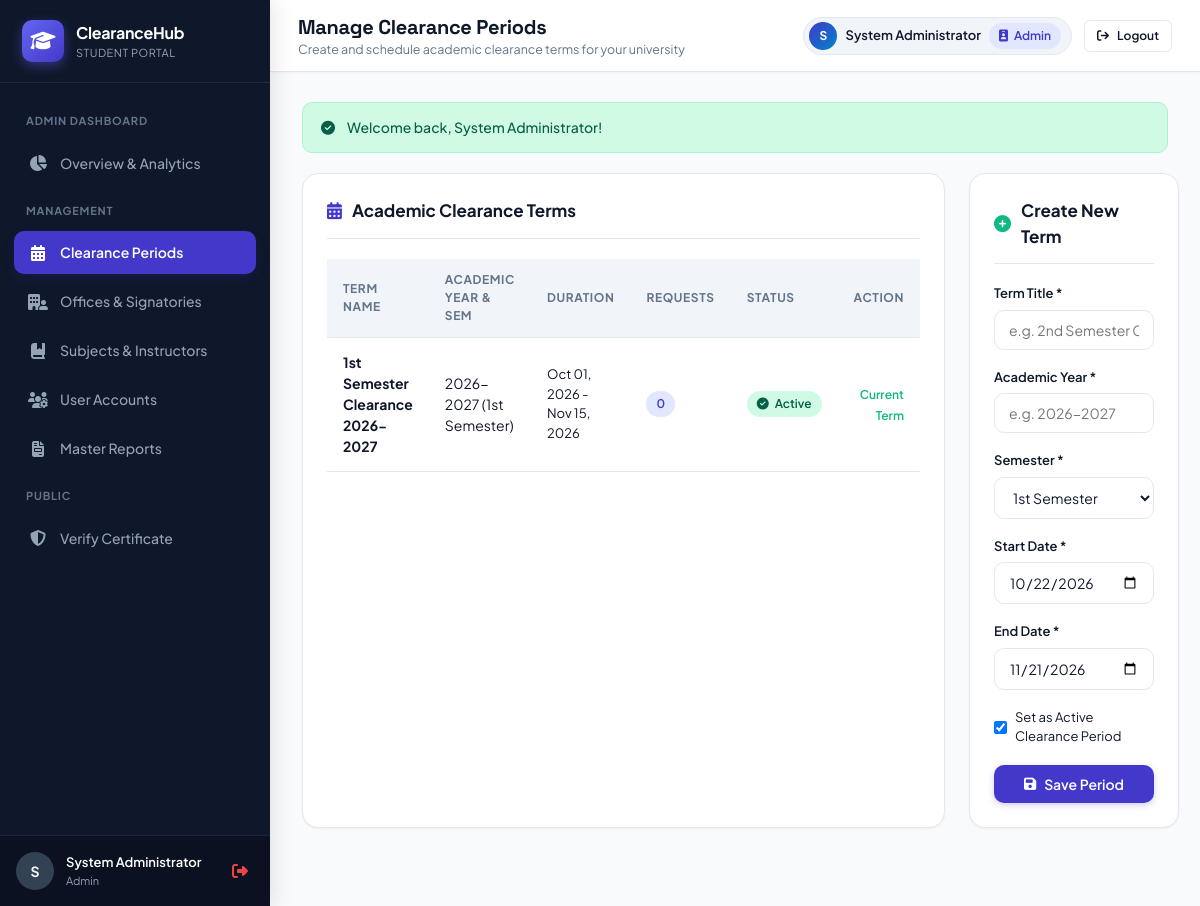
/admin/periods.php (signed in), run on the app's committed database.
### tables this page shows
CREATE TABLE `clearance_periods` (
  `id` INT AUTO_INCREMENT PRIMARY KEY,
  `name` VARCHAR(100) NOT NULL,
  `academic_year` VARCHAR(50) NOT NULL,
  `semester` VARCHAR(30) NOT NULL,
  `start_date` DATE NOT NULL,
  `end_date` DATE NOT NULL,
  `is_active` TINYINT(1) DEFAULT 0,
  `created_at` TIMESTAMP DEFAULT CURRENT_TIMESTAMP
);

### config/helpers.php (called while the page is built, shortened)
<?php
function e(?string $string): string {
    return htmlspecialchars($string ?? '', ENT_QUOTES, 'UTF-8');
}
function format_datetime(?string $datetime, string $format = 'M d, Y h:i A'): string {
    return date($format, strtotime($datetime));
}

### admin/periods.php (the view, shortened to what this page needs)
<?php
require_once __DIR__ . '/../config/db.php';
require_once __DIR__ . '/../config/helpers.php';
$periods = $pdo->query("
    SELECT cp.*, COUNT(cr.id) as request_count
    FROM clearance_periods cp
    LEFT JOIN clearance_requests cr ON cp.id = cr.period_id
    GROUP BY cp.id
    ORDER BY cp.id DESC
")->fetchAll();
include __DIR__ . '/../includes/header.php';
include __DIR__ . '/../includes/navbar.php';
?>
<div class="grid-2-1">
    <div class="card">
        <div class="card-header">
            <div class="card-title">
                <i class="fa-solid fa-calendar-days" style="color: var(--primary);"></i>
                <span>Academic Clearance Terms</span>
            </div>
        </div>
        <div class="table-responsive">
            <table class="table">
                <thead>
                    <tr>
                        <th>Term Name</th>
                        <th>Academic Year & Sem</th>
                        <th>Duration</th>
                        <th>Requests</th>
                        <th>Status</th>
                        <th style="text-align: right;">Action</th>
                    </tr>
                </thead>
                <tbody>
                    <?php foreach ($periods as $p): ?>
                        <tr>
                            <td><strong><?= e($p['name']) ?></strong></td>
                            <td><?= e($p['academic_year']) ?> (<?= e($p['semester']) ?>)</td>
                            <td style="font-size: 13px;">
                                <?= format_datetime($p['start_date'], 'M d, Y') ?> - <?= format_datetime($p['end_date'], 'M d, Y') ?>
                            </td>
                            <td><span class="badge badge-primary"><?= (int)$p['request_count'] ?></span></td>
                            <td>
                                <?php if ($p['is_active']): ?>
                                    <span class="badge badge-success"><i class="fa-solid fa-circle-check"></i> Active</span>
                                <?php else: ?>
                                    <span class="badge badge-warning">Inactive</span>
                                <?php endif; ?>
                            </td>
                            <td style="text-align: right;">
                                <?php if (!$p['is_active']): ?>
                                    <a href="?set_active=<?= $p['id'] ?>" class="btn btn-outline btn-sm" onclick="return confirm('Activate this clearance period?');">
                                        <i class="fa-solid fa-toggle-on"></i> Activate
                                    </a>
                                <?php else: ?>
                                    <span style="font-size: 12px; color: #10b981; font-weight: 600;">Current Term</span>
                                <?php endif; ?>
                            </td>
                        </tr>
                    <?php endforeach; ?>
                </tbody>
            </table>
        </div>
    </div>
    <div class="card">
        <div class="card-header">
            <div class="card-title">
                <i class="fa-solid fa-plus-circle" style="color: var(--success);"></i>
                <span>Create New Term</span>
            </div>
        </div>
        <form action="" method="POST">
            <div class="form-group">
                <label class="form-label" for="name">Term Title *</label>
                <input type="text" name="name" id="name" class="form-control" required placeholder="e.g. 2nd Semester Clearance 2026-2027">
            </div>
            <div class="form-group">
                <label class="form-label" for="academic_year">Academic Year *</label>
                <input type="text" name="academic_year" id="academic_year" class="form-control" required placeholder="e.g. 2026-2027">
            </div>
            <div class="form-group">
                <label class="form-label" for="semester">Semester *</label>
                <select name="semester" id="semester" class="form-control" required>
                    <option value="1st Semester">1st Semester</option>
                </select>
            </div>
            <div class="form-group">
                <label class="form-label" for="start_date">Start Date *</label>
                <input type="date" name="start_date" id="start_date" class="form-control" required value="<?= date('Y-m-d') ?>">
            </div>
            <div class="form-group">
                <label class="form-label" for="end_date">End Date *</label>
                <input type="date" name="end_date" id="end_date" class="form-control" required value="<?= date('Y-m-d', strtotime('+30 days')) ?>">
            </div>
            <div class="form-group">
                <label style="display: flex; align-items: center; gap: 8px; font-size: 13px; cursor: pointer;">
                    <input type="checkbox" name="is_active" value="1" checked>
                    <span>Set as Active Clearance Period</span>
                </label>
            </div>
            <button type="submit" class="btn btn-primary" style="width: 100%;">
                <i class="fa-solid fa-floppy-disk"></i> Save Period
            </button>
        </form>
    </div>
</div>
<?php include __DIR__ . '/../includes/footer.php'; ?>

### assets/css/style.css (style rules this page uses)
:root { --primary: #4338ca; --primary-hover: #3730a3; --primary-light: #e0e7ff; --primary-glow: rgba(67, 56, 202, 0.15); --secondary: #0284c7; --accent: #f59e0b; --success: #10b981; --success-bg: #d1fae5; --success-text: #065f46; --warning: #f59e0b; --warning-bg: #fef3c7; --warning-text: #92400e; --danger: #ef4444; --danger-bg: #fee2e2; --danger-text: #991b1b; --info: #3b82f6; --info-bg: #dbeafe; --info-text: #1e40af; --bg-page: #f8fafc; --surface: #ffffff; --surface-secondary: #f1f5f9; --border: #e2e8f0; --border-focus: #818cf8; --text-main: #0f172a; --text-muted: #64748b; --text-light: #94a3b8; --radius-sm: 6px; --radius-md: 10px; --radius-lg: 16px; --radius-xl: 22px; --radius-full: 9999px; --shadow-sm: 0 1px 2px 0 rgba(0, 0, 0, 0.05); --shadow-md: 0 4px 6px -1px rgba(0, 0, 0, 0.08), 0 2px 4px -2px rgba(0, 0, 0, 0.05); --shadow-lg: 0 10px 15px -3px rgba(0, 0, 0, 0.08), 0 4px 6px -4px rgba(0, 0, 0, 0.04); --shadow-glow: 0 8px 25px -4px var(--primary-glow); --transition: all 0.2s cubic-bezier(0.4, 0, 0.2, 1); }
* { box-sizing: border-box; margin: 0; padding: 0; }
body { font-family: 'Plus Jakarta Sans', sans-serif; background-color: var(--bg-page); color: var(--text-main); line-height: 1.5; min-height: 100vh; display: flex; flex-direction: column; }
.btn { display: inline-flex; align-items: center; justify-content: center; gap: 8px; padding: 9px 18px; font-size: 14px; font-weight: 600; font-family: inherit; border-radius: var(--radius-md); cursor: pointer; border: 1px solid transparent; transition: var(--transition); text-decoration: none; white-space: nowrap; }
.btn-primary { background: var(--primary); color: #ffffff; box-shadow: 0 2px 6px rgba(67, 56, 202, 0.25); }
.card { background: var(--surface); border: 1px solid var(--border); border-radius: var(--radius-lg); box-shadow: var(--shadow-sm); padding: 24px; margin-bottom: 24px; transition: var(--transition); }
.card-header { display: flex; align-items: center; justify-content: space-between; margin-bottom: 20px; padding-bottom: 14px; border-bottom: 1px solid var(--border); }
.card-title { font-size: 17px; font-weight: 700; display: flex; align-items: center; gap: 10px; }
.badge { display: inline-flex; align-items: center; gap: 6px; padding: 4px 10px; border-radius: var(--radius-full); font-size: 12px; font-weight: 600; text-transform: capitalize; }
.badge-success { background: var(--success-bg); color: var(--success-text); }
.badge-primary { background: var(--primary-light); color: var(--primary); }
.table-responsive { width: 100%; overflow-x: auto; }
.table { width: 100%; border-collapse: collapse; text-align: left; }
.table th { background: var(--surface-secondary); color: var(--text-muted); font-size: 12px; text-transform: uppercase; letter-spacing: 0.6px; font-weight: 700; padding: 12px 16px; border-bottom: 1px solid var(--border); }
.table td { padding: 14px 16px; font-size: 14px; border-bottom: 1px solid var(--border); vertical-align: middle; }
.form-group { margin-bottom: 18px; }
.form-label { display: block; font-size: 13px; font-weight: 600; margin-bottom: 6px; color: var(--text-main); }
.form-control { width: 100%; padding: 10px 14px; font-size: 14px; font-family: inherit; border-radius: var(--radius-md); border: 1px solid var(--border); background: var(--surface); color: var(--text-main); transition: var(--transition); }
.grid-2-1 { display: grid; grid-template-columns: 2fr 1fr; gap: 24px; margin-bottom: 24px; }

### data on the page
clearance_periods: name "1st Semester Clearance 2026-2027", academic_year "2026-2027", semester "1st Semester", start_date "Oct 01, 2026", end_date "Nov 15, 2026", request_count "0", is_active 1 (drawn)

### other printed values
substr($user['name'] ?: $user['username'], 0, 1) "S"
$user['name'] ?: $user['username'] "System Administrator"
$user['role'] "Admin"
$page_title "Manage Clearance Periods"
$page_subtitle "Create and schedule academic clearance terms for your university"
$flash['message'] "Welcome back, System Administrator!"
